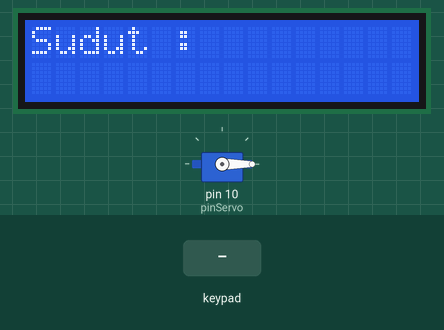
Recording of a sketch running on a simulated Arduino Uno, built for the host (arithmetic inside an expression is 32-bit, double 64-bit). Parts: servo, 16×2 character LCD. The test bench sets the inputs (shaded band).

Above: at 1.2 s.
1.3 s: keypad keys 1 2 * pressed 0.4 s apart
At 3.5 s:
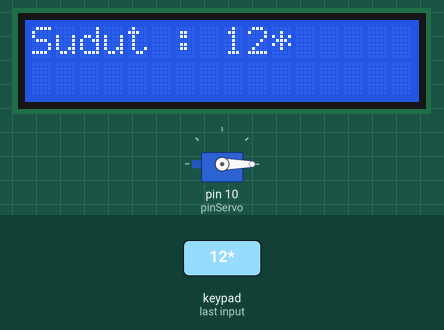
4.0 s: key 'A' pressed
At 5.0 s:
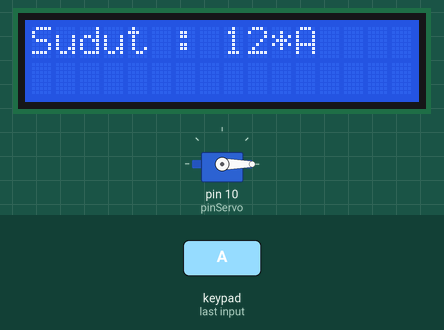
5.5 s: key 'B' pressed
At 6.1 s:
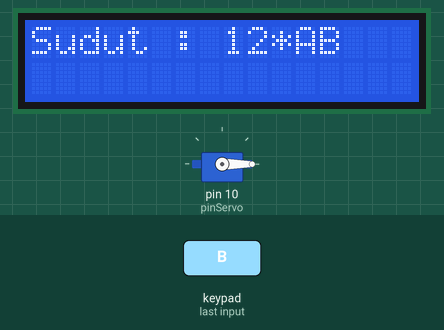
7.0 s: keypad keys 1 2 A pressed 0.4 s apart
At 9.2 s:
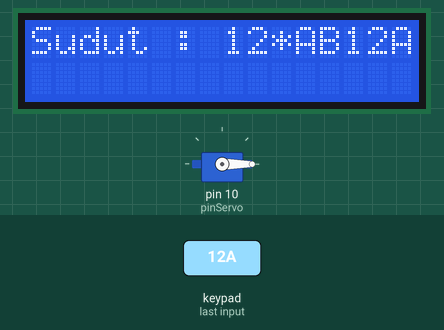
9.7 s: key 'D' pressed
At 10.9 s:
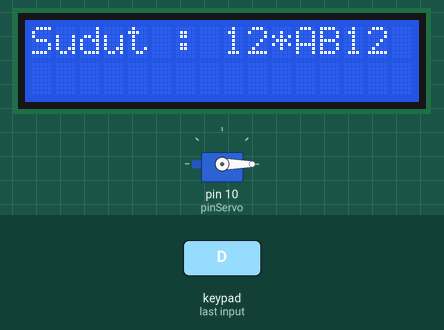
11.2 s: key 'C' pressed
At 11.7 s:
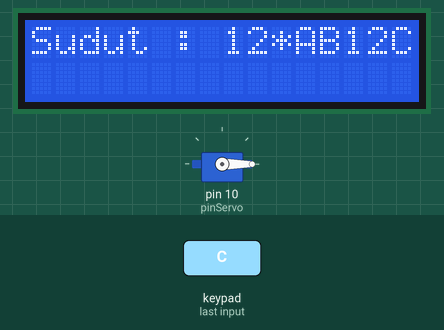
Timing chart, 0 to 13.7 s (numbered marks = the images above; inputs shaded):
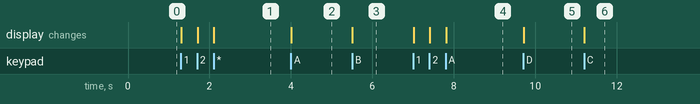

Measured:
- after the input at 1.3 s, the display: first changes at once (image 1 shows a later state)
- after the input at 4.0 s, the display: changes at once (image 2)
- after the input at 5.5 s, the display: changes at once (image 3)
- after the input at 7.0 s, the display: first changes at once (image 4 shows a later state)
- after the input at 9.7 s, the display: changes at once (image 5)
- after the input at 11.2 s, the display: changes at once (image 6)

The sketch:

ControlServoWithKeypad.ino
```cpp
#include <LiquidCrystal.h>
#include <Servo.h>
#include <Keypad.h>

char hexaKeys [4] [4] = {
  {'1', '2', '3', 'A'},
  {'4', '5', '6', 'B'},
  {'7', '8', '9', 'C'},
  {'*', '0', '#', 'D'}
};

byte rowPin [4] = {A0, A1, A2, A3};
byte colPin [4] = {A4, A5, 7, 6};
String data = "";
int Sudut;

Keypad customKeypad = Keypad (makeKeymap (hexaKeys), rowPin, colPin, 4, 4);

#define pinServo 10
Servo servo;
const int rs = 12, en = 11, d4 = 5, d5 = 4, d6 = 3, d7 = 2;
LiquidCrystal lcd (rs, en, d4, d5, d6, d7);

void setup()
{
  servo.attach (pinServo);
  lcd.begin(16, 2);
  servo.write(0);
  lcd.setCursor(0, 0);
  lcd.print("Sudut : ");
}

void loop()
{
  char key = customKeypad.getKey();
  if (key){
    data += key;
    lcd.setCursor(8, 0);
    lcd.print(data);

    if (key == 'D'){
      int h = data.length();
      data.remove (h - 2, 2);
      lcd.clear();
      lcd.setCursor(0, 0);
      lcd.print("Sudut : ");
      lcd.print(data);
    }
    if (data == 'D'){
      data = "";
      lcd.clear();
      lcd.setCursor(0, 0);
      lcd.print("Sudut : ");
    }
    if (key == '#'){
      int h = data.length();
      data.remove (h - 1, 1);
      lcd.clear();
      lcd.setCursor(0, 0);
      lcd.print("Sudut : ");
      lcd.print(data);

      Sudut = data.toInt();
      int readServo = servo.read();
      servo.write(Sudut);

      if (Sudut > 181 || Sudut < 0){
        lcd.clear();
        lcd.print("ERROR");
        servo.write(readServo);
      }
    }

  }
}
```
